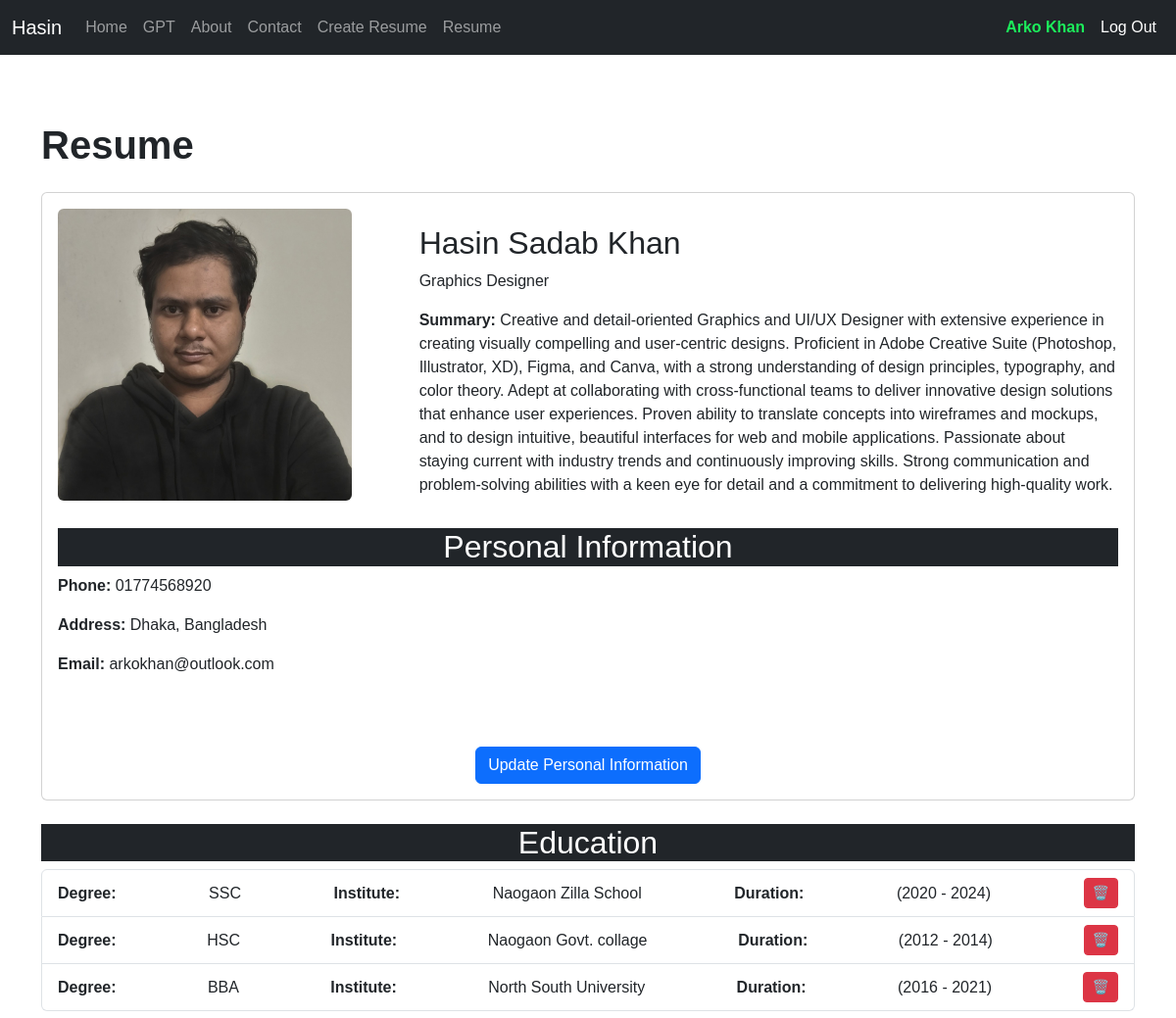
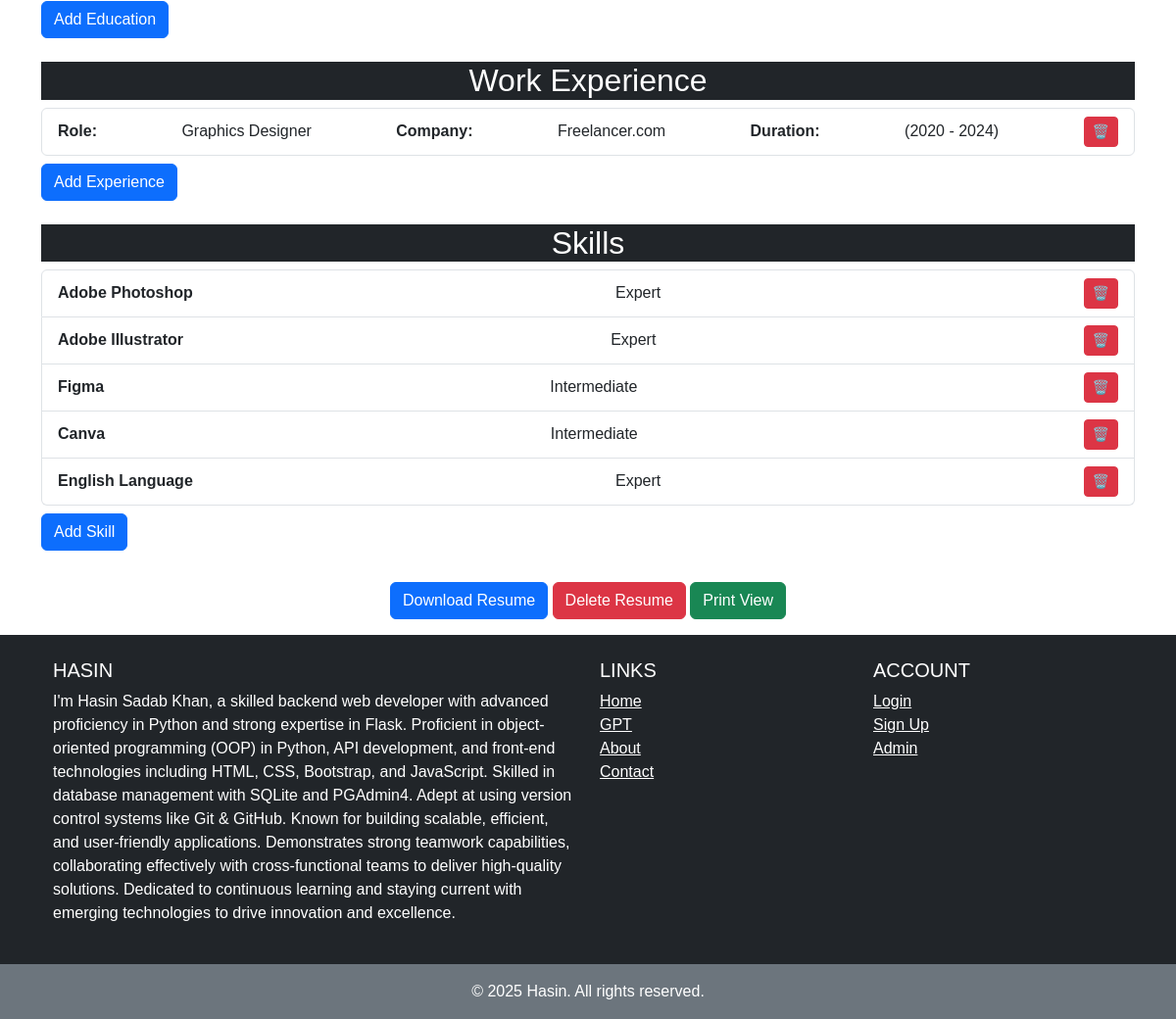
Page /resume_builder/resume/Arko Khan/ (signed in) on the committed database (2 pictures, top to bottom).
### resume_builder/models.py (models this page shows, shortened)
class ResumeHead(models.Model):
    user = models.ForeignKey(User, on_delete=models.CASCADE)
    name = models.CharField(max_length=100)
    occupation = models.CharField(max_length=100, blank=True)
    dob = models.DateField()
    image = models.ImageField(upload_to='profile_pics', blank=True)
    summary = models.TextField()
    address = models.CharField(max_length=100)
    phone = models.CharField(max_length=20)

class ResumeEducation(models.Model):
    resume = models.ForeignKey(ResumeHead, on_delete=models.CASCADE)
    degree = models.CharField(max_length=100)
    institute = models.CharField(max_length=100)
    start_year = models.IntegerField()
    end_year = models.IntegerField()

class ResumeExperience(models.Model):
    resume = models.ForeignKey(ResumeHead, on_delete=models.CASCADE)
    title = models.CharField(max_length=100)
    company = models.CharField(max_length=100)
    start_year = models.IntegerField()
    end_year = models.IntegerField()

class ResumeSkill(models.Model):
    SKILL_LEVEL = (
        ('Beginner', 'Beginner'),
        ('Intermediate', 'Intermediate'),
        ('Expert', 'Expert')
    )
    resume = models.ForeignKey(ResumeHead, on_delete=models.CASCADE)
    skill = models.CharField(max_length=100)
    level = models.CharField(max_length=100, choices=SKILL_LEVEL, default='Beginner')

### resume_builder/views.py (the view)
# urls.py: path("resume/<str:username>/", resume, name="resume"),
def resume(request, username):
    try:
        user = User.objects.get(username=username)
        cv = ResumeHead.objects.get(user=user)
        education = ResumeEducation.objects.filter(resume=cv)
        experience = ResumeExperience.objects.filter(resume=cv)
        skills = ResumeSkill.objects.filter(resume=cv)
        context = {
            "resume": cv,
            "education": education,
            "experience": experience,
            "skills": skills
        }
    except:
        messages.warning(request,"Resume does not exist")
        return redirect("create_resume")
    return render(request, 'resume/resume.html', context=context)

### templates/resume/resume.html (shortened to what this page needs)
{% extends 'base.html' %}
{% block content %}
<div class="container mt-5">
    <h1 class="mb-4">Resume</h1>
    {% if resume %}
    <div class="card mb-4">
        <div class="card-body align-items-center">
            <div class="row">
                <div class="col-md-4">
                    <img src="{{ resume.image.url }}" alt="Profile Image" class="img-fluid rounded me-3" style="width: 300px; height: auto;">
                </div>
                <div class="col-md-8 mt-3">
                    <h2 class="card-title">{{ resume.name }}</h2>
                    <p>{{ resume.occupation }}</p>
                    <p class="mt-3"><strong>Summary:</strong> {{ resume.summary }}</p>
                </div>
            </div>
            <div class="row my-3">
                <div class="col-md-12">
                    <h2 class="text-center bg-dark text-white">Personal Information</h2>
                    <p><strong>Phone:</strong> {{ resume.phone }}</p>
                    <p><strong>Address:</strong> {{ resume.address }}</p>
                    <p><strong>Email:</strong> {{ user.email }}</p>
                </div>
            </div>
        </div>
        <div class="text-center my-3">
            <a href="{% url 'update_resume' %}" class="btn btn-primary mt-2" >Update Personal Information</a>
        </div>
    </div>
    {% endif %}
    <div class="mb-4">
        <h2 class="text-center bg-dark text-white">Education</h2>
        <ul class="list-group">
            {% for e in education %}
            <li class="list-group-item d-flex justify-content-between align-items-center">
               <strong>Degree:</strong> {{ e.degree }}  <strong>Institute:</strong> {{ e.institute }} <strong>Duration:</strong> ({{ e.start_year }} - {{ e.end_year }})
                <a href="{% url 'delete_education' e.pk %}" class="btn btn-danger btn-sm text-white">🗑️</a>
            </li>
            {% endfor %}
        </ul>
        <a href="{% url 'add_education' %}" class="btn btn-primary mt-2">Add Education</a>
    </div>
    <div class="mb-4">
        <h2 class="text-center bg-dark text-white">Work Experience</h2>
        <ul class="list-group">
            {% for w in experience %}
            <li class="list-group-item d-flex justify-content-between align-items-center">
                <strong>Role:</strong>{{ w.title }}  <strong>Company:</strong> {{ w.company }} <strong>Duration:</strong> ({{ w.start_year }} - {{ w.end_year }})
                <a href="{% url 'delete_experience' w.pk %}" class="btn btn-danger btn-sm">🗑️</a>
            </li>
            {% endfor %}
        </ul>
        <a href="{% url 'add_experience' %}" class="btn btn-primary mt-2">Add Experience</a>
    </div>
    <div class="mb-4">
        <h2 class="text-center bg-dark text-white">Skills</h2>
        <ul class="list-group">
            {% for s in skills %}
            <li class="list-group-item d-flex justify-content-between align-items-center">
                <strong>{{ s.skill }}</strong>  {{ s.level }}
                <a href="{% url 'delete_skill' s.pk %}" class="btn btn-danger btn-sm">🗑️</a>
            </li>
            {% endfor %}
        </ul>
        <a href="{% url 'add_skill' %}" class="btn btn-primary mt-2">Add Skill</a>
    </div>
    <div class="text-center my-3">
        <a href="{% url 'generate_pdf' user.username %}" class="btn btn-primary mt-2" >Download Resume</a>
        <a href="{% url 'delete_resume' %}" class="btn btn-danger mt-2" >Delete Resume</a>
        <a href="{% url 'download_resume' user.username %}" class="btn btn-success mt-2" >Print View</a>
    </div>
</div>
{% endblock %}

### templates/navigation.html (shortened to what this page needs)
<nav class="navbar navbar-expand-lg navbar-dark bg-dark">
    <div class="container-fluid">
        <a class="navbar-brand" href="{% url 'home' %}">Hasin</a>
        <div class="collapse navbar-collapse" id="navbarNav">
            <ul class="navbar-nav me-auto">
                <li class="nav-item">
                    <a class="nav-link" aria-current="page" href="{% url 'home' %}">Home</a>
                </li>
                <li class="nav-item">
                    <a class="nav-link" href="{% url 'open_ai' %}">GPT</a>
                </li>
                <li class="nav-item">
                    <a class="nav-link" href="{% url 'about' %}">About</a>
                </li>
                <li class="nav-item">
                    <a class="nav-link" href="{% url 'contact' %}">Contact</a>
                </li>
                {% if user.is_authenticated %}
                <li class="nav-item">
                    <a class="nav-link" href="{% url 'create_resume' %}">Create Resume</a>
                </li>
                <li class="nav-item">
                    <a class="nav-link" href="{% url 'resume' user.username %}">Resume</a>
                </li>
                {%endif%}
            </ul>
            <ul class="navbar-nav ms-auto">
                {% if user.is_authenticated %}
                <li class="nav-item">
                    <a class="nav-link user_name" href="#">{{user.username}}</a>
                </li>
                <li class="nav-item">
                    <a class="nav-link btn btn-danger text-white" href="{% url 'logout' %}">Log Out</a>
                </li>
                {%endif%}
            </ul>
        </div>
    </div>
</nav>

### static/style.css (style rules this page uses)
* { font-family: Arial, Helvetica, sans-serif; }
h1 { font-size: 2.5rem; font-weight: bold; padding-top: 20px; }
.user_name { color: #1ced5b !important; font-weight: bold; }

### rows in the picture
ResumeHead: image (picture), name "Hasin Sadab Khan", occupation "Graphics Designer", summary "Creative and detail-oriented Graphics and UI/UX Designer with extensive experience in creating visually compelling and user-centric designs. Proficient in Adobe Creative Suite (Photoshop, Illustrator, XD), Figma, and Canva, with a strong understanding of design principles, typography, and color theory. Adept at collaborating with cross-functional teams to deliver innovative design solutions that enhance user experiences. Proven ability to translate concepts into wireframes and mockups, and to design intuitive, beautiful interfaces for web and mobile applications. Passionate about staying current with industry trends and continuously improving skills. Strong communication and problem-solving…", phone "01774568920", address "Dhaka, Bangladesh"
ResumeEducation: degree "SSC", institute "Naogaon Zilla School", start_year "2020", end_year "2024"
ResumeEducation: degree "HSC", institute "Naogaon Govt. collage", start_year "2012", end_year "2014"
ResumeEducation: degree "BBA", institute "North South University", start_year "2016", end_year "2021"
ResumeExperience: title "Graphics Designer", company "Freelancer.com", start_year "2020", end_year "2024"
ResumeSkill: skill "Adobe Photoshop", level "Expert"
ResumeSkill: skill "Adobe Illustrator", level "Expert"
ResumeSkill: skill "Figma", level "Intermediate"
ResumeSkill: skill "Canva", level "Intermediate"
ResumeSkill: skill "English Language", level "Expert"

### other values in the picture
{{ user.username }} "Arko Khan"
{{ user.email }} "arkokhan@outlook.com"
